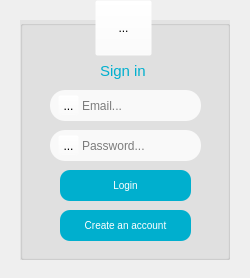
<?xml version="1.0" encoding="UTF-8"?>
<ui version="4.0">
 <class>LoginForm</class>
 <widget class="QMainWindow" name="LoginForm">
  <property name="geometry">
   <rect>
    <x>0</x>
    <y>0</y>
    <width>250</width>
    <height>278</height>
   </rect>
  </property>
  <property name="minimumSize">
   <size>
    <width>250</width>
    <height>278</height>
   </size>
  </property>
  <property name="maximumSize">
   <size>
    <width>250</width>
    <height>278</height>
   </size>
  </property>
  <property name="windowTitle">
   <string>Login to the chat!</string>
  </property>
  <widget class="QWidget" name="centralwidget">
   <widget class="QGroupBox" name="groupBox">
    <property name="geometry">
     <rect>
      <x>20</x>
      <y>20</y>
      <width>210</width>
      <height>240</height>
     </rect>
    </property>
    <property name="styleSheet">
     <string notr="true">background-color: rgba(111,111,111, 0.1);</string>
    </property>
    <property name="title">
     <string/>
    </property>
    <layout class="QVBoxLayout" name="verticalLayout"/>
   </widget>
   <widget class="QToolButton" name="toolButton">
    <property name="geometry">
     <rect>
      <x>58</x>
      <y>95</y>
      <width>21</width>
      <height>21</height>
     </rect>
    </property>
    <property name="styleSheet">
     <string notr="true">background-color: rgba(255, 255, 255, 0);</string>
    </property>
    <property name="text">
     <string>...</string>
    </property>
    <property name="icon">
     <iconset>
      <normaloff>Resources/user.png</normaloff>Resources/user.png</iconset>
    </property>
    <property name="iconSize">
     <size>
      <width>30</width>
      <height>30</height>
     </size>
    </property>
   </widget>
   <widget class="QLineEdit" name="lineEdit_email">
    <property name="geometry">
     <rect>
      <x>50</x>
      <y>90</y>
      <width>151</width>
      <height>31</height>
     </rect>
    </property>
    <property name="styleSheet">
     <string notr="true">padding-left: 30px;
border-radius: 15px;
background-color: rgba(255,255,255, 0.8);</string>
    </property>
    <property name="placeholderText">
     <string>Email...</string>
    </property>
   </widget>
   <widget class="QLineEdit" name="lineEdit_password">
    <property name="geometry">
     <rect>
      <x>50</x>
      <y>130</y>
      <width>151</width>
      <height>31</height>
     </rect>
    </property>
    <property name="styleSheet">
     <string notr="true">padding-left: 30px;
border-radius: 15px;
background-color: rgba(255,255,255, 0.8);</string>
    </property>
    <property name="placeholderText">
     <string>Password...</string>
    </property>
   </widget>
   <widget class="QToolButton" name="toolButton_2">
    <property name="geometry">
     <rect>
      <x>58</x>
      <y>135</y>
      <width>21</width>
      <height>21</height>
     </rect>
    </property>
    <property name="styleSheet">
     <string notr="true">background-color: rgba(255,255,255,0);</string>
    </property>
    <property name="text">
     <string>...</string>
    </property>
    <property name="icon">
     <iconset>
      <normaloff>Resources/lock.png</normaloff>Resources/lock.png</iconset>
    </property>
    <property name="iconSize">
     <size>
      <width>30</width>
      <height>30</height>
     </size>
    </property>
   </widget>
   <widget class="QToolButton" name="toolButton_3">
    <property name="geometry">
     <rect>
      <x>95</x>
      <y>0</y>
      <width>57</width>
      <height>56</height>
     </rect>
    </property>
    <property name="styleSheet">
     <string notr="true">background-color: rgba(255,255,255,0);</string>
    </property>
    <property name="text">
     <string>...</string>
    </property>
    <property name="icon">
     <iconset>
      <normaloff>Resources/login.png</normaloff>Resources/login.png</iconset>
    </property>
    <property name="iconSize">
     <size>
      <width>50</width>
      <height>50</height>
     </size>
    </property>
   </widget>
   <widget class="QPushButton" name="pushButton_Login">
    <property name="geometry">
     <rect>
      <x>60</x>
      <y>170</y>
      <width>131</width>
      <height>31</height>
     </rect>
    </property>
    <property name="styleSheet">
     <string notr="true">background-color: rgba(0,175, 206);
color: rgba(255,255,255);
border-radius: 10px;
font-size: 10px;</string>
    </property>
    <property name="text">
     <string>Login</string>
    </property>
   </widget>
   <widget class="QPushButton" name="pushButton_createAccount">
    <property name="geometry">
     <rect>
      <x>60</x>
      <y>210</y>
      <width>131</width>
      <height>31</height>
     </rect>
    </property>
    <property name="styleSheet">
     <string notr="true">background-color: rgba(0,175, 206);
color: rgba(255,255,255);
border-radius: 10px;
font-size: 10px;</string>
    </property>
    <property name="text">
     <string>Create an account</string>
    </property>
   </widget>
   <widget class="QLabel" name="label">
    <property name="geometry">
     <rect>
      <x>100</x>
      <y>60</y>
      <width>51</width>
      <height>21</height>
     </rect>
    </property>
    <property name="styleSheet">
     <string notr="true">color: rgba(0,175, 206);
font-size: 15px;</string>
    </property>
    <property name="text">
     <string>Sign in</string>
    </property>
   </widget>
   <zorder>groupBox</zorder>
   <zorder>toolButton_3</zorder>
   <zorder>label</zorder>
   <zorder>pushButton_Login</zorder>
   <zorder>pushButton_createAccount</zorder>
   <zorder>lineEdit_password</zorder>
   <zorder>lineEdit_email</zorder>
   <zorder>toolButton_2</zorder>
   <zorder>toolButton</zorder>
  </widget>
 </widget>
 <resources/>
 <connections/>
</ui>
